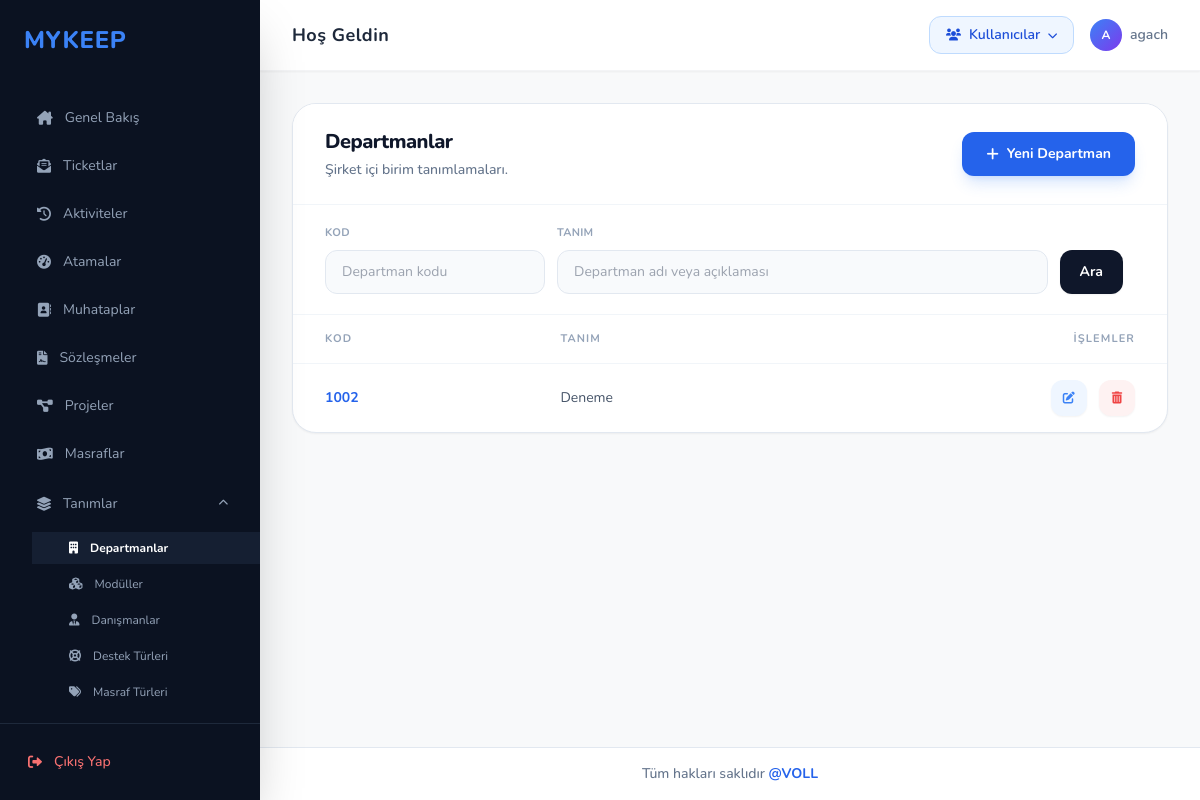
/departmanlar/ (signed in), run on an earlier commit of the app's database.
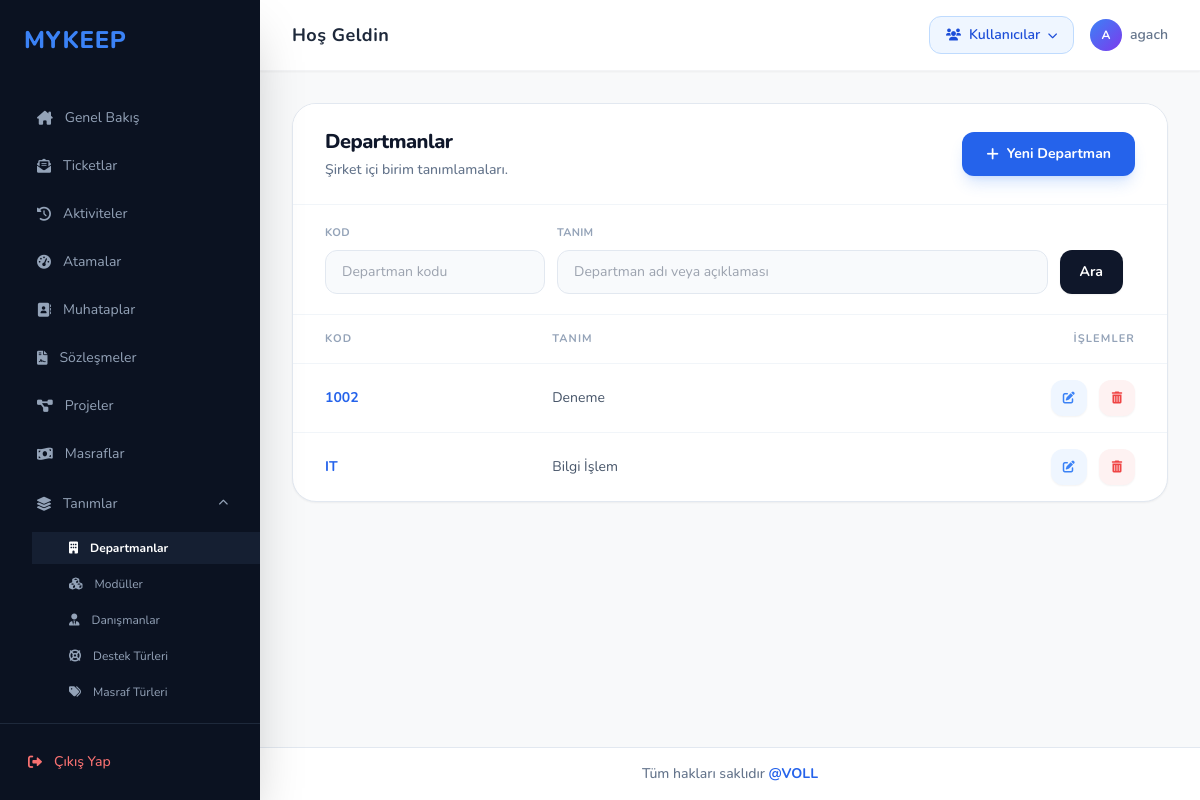
And on a later commit of the database.
### departman/models.py (models this page shows)
class departman (models.Model):
    kod = models.CharField(max_length=10 , unique=True)
    tanim = models.CharField(max_length=100)

### departman/views.py (the view)
# urls.py: path('departmanlar/', departman_views.departman_listesi, name='departman_listesi'),
@admin_only
def departman_listesi(request):
    veriler = departman.objects.all().order_by('kod')
    arama = request.GET.get("arama", "").strip()
    kod = request.GET.get("kod", "").strip()
    tanim = request.GET.get("tanim", "").strip()
    if arama:
        veriler = veriler.filter(Q(kod__icontains=arama) | Q(tanim__icontains=arama))
    if kod:
        veriler = veriler.filter(kod__icontains=kod)
    if tanim:
        veriler = veriler.filter(tanim__icontains=tanim)
    return render(request, 'departman_listesi.html', {
        'departmanlar': veriler,
        'arama': arama,
        'kod': kod,
        'tanim': tanim,
    })

### templates/departman_listesi.html (shortened to what this page needs)
{% extends 'base.html' %}
{% block content %}
<div class="bg-white border border-slate-200 rounded-3xl shadow-sm overflow-hidden">
    <div class="px-8 py-6 border-b border-slate-100 flex justify-between items-center bg-white">
        <div>
            <h2 class="text-xl font-extrabold text-slate-900 tracking-tight">Departmanlar</h2>
            <p class="text-sm text-slate-500 font-medium mt-1">Şirket içi birim tanımlamaları.</p>
        </div>
        <a href="{% url 'departman_ekle' %}" class="bg-blue-600 hover:bg-blue-700 text-white text-sm font-bold py-3 px-6 rounded-xl transition shadow-lg shadow-blue-500/20 inline-flex items-center active:scale-95">
            <i class="fa-solid fa-plus mr-2"></i>Yeni Departman
        </a>
    </div>
    <form method="get" class="px-8 py-5 border-b border-slate-100 bg-white">
        <div class="grid grid-cols-1 gap-3 md:grid-cols-[220px_1fr_auto_auto] md:items-end">
            <div>
                <label class="mb-2 block text-[11px] font-bold uppercase tracking-wide text-slate-400">Kod</label>
                <input type="search" name="kod" value="{{ kod }}" placeholder="Departman kodu" class="w-full h-11 rounded-xl border border-slate-200 bg-slate-50 px-4 text-sm text-slate-700 outline-none transition focus:border-blue-500 focus:bg-white focus:ring-4 focus:ring-blue-500/10">
            </div>
            <div>
                <label class="mb-2 block text-[11px] font-bold uppercase tracking-wide text-slate-400">Tanım</label>
                <input type="search" name="tanim" value="{{ tanim }}" placeholder="Departman adı veya açıklaması" class="w-full h-11 rounded-xl border border-slate-200 bg-slate-50 px-4 text-sm text-slate-700 outline-none transition focus:border-blue-500 focus:bg-white focus:ring-4 focus:ring-blue-500/10">
            </div>
            <button type="submit" class="h-11 rounded-xl bg-slate-900 px-5 text-sm font-bold text-white shadow-sm transition hover:bg-slate-700">Ara</button>
        </div>
    </form>
    <table class="w-full text-left border-collapse">
        <thead>
            <tr class="text-[11px] uppercase tracking-widest text-slate-400 font-bold border-b border-slate-100">
                <th class="px-8 py-4">Kod</th>
                <th class="px-8 py-4">Tanım</th>
                <th class="px-8 py-4 text-right">İşlemler</th>
            </tr>
        </thead>
        <tbody class="divide-y divide-slate-100">
            {% for d in departmanlar %}
            <tr class="hover:bg-slate-50 transition">
                <td class="px-8 py-4 text-sm font-bold">
                    <a href="{% url 'departman_duzenle' d.pk %}" class="text-blue-600 hover:text-blue-800 hover:underline">{{ d.kod }}</a>
                </td>
                <td class="px-8 py-4 text-sm text-slate-600">
                    <a href="{% url 'departman_duzenle' d.pk %}" class="hover:text-blue-700 hover:underline">{{ d.tanim }}</a>
                </td>
                <td class="px-8 py-4 text-right space-x-2">
                    <a href="{% url 'departman_duzenle' d.pk %}" class="w-9 h-9 rounded-xl bg-blue-50 text-blue-500 hover:bg-blue-500 hover:text-white inline-flex items-center justify-center transition shadow-sm">
                        <i class="fa-solid fa-pen-to-square text-xs"></i>
                    </a>
                    <a href="{% url 'departman_sil' d.pk %}" onclick="return confirm('Silinsin mi?')" class="w-9 h-9 rounded-xl bg-red-50 text-red-500 hover:bg-red-500 hover:text-white inline-flex items-center justify-center transition shadow-sm">
                        <i class="fa-solid fa-trash-can text-xs"></i>
                    </a>
                </td>
            </tr>
            {% empty %}
            <tr>
                <td colspan="3" class="px-8 py-10 text-center text-sm text-slate-400">Henüz departman eklenmemiş.</td>
            </tr>
            {% endfor %}
        </tbody>
    </table>
</div>
{% endblock %}

What changed in the data, as far as the page shows it:
added departman: kod "IT", tanim "Bilgi İşlem"
